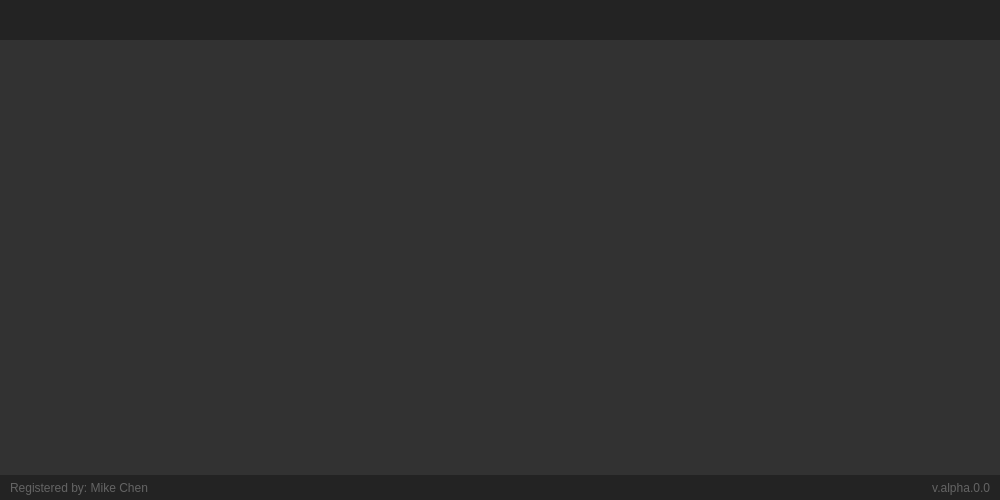
<?xml version="1.0" encoding="UTF-8"?>
<ui version="4.0">
 <class>MainWindow</class>
 <widget class="QMainWindow" name="MainWindow">
  <property name="geometry">
   <rect>
    <x>0</x>
    <y>0</y>
    <width>1000</width>
    <height>500</height>
   </rect>
  </property>
  <property name="minimumSize">
   <size>
    <width>1000</width>
    <height>500</height>
   </size>
  </property>
  <property name="windowTitle">
   <string>MainWindow</string>
  </property>
  <property name="styleSheet">
   <string notr="true">background-color: rgb(50, 50, 50);</string>
  </property>
  <widget class="QWidget" name="centralwidget">
   <layout class="QVBoxLayout" name="verticalLayout">
    <property name="spacing">
     <number>0</number>
    </property>
    <property name="leftMargin">
     <number>0</number>
    </property>
    <property name="topMargin">
     <number>0</number>
    </property>
    <property name="rightMargin">
     <number>0</number>
    </property>
    <property name="bottomMargin">
     <number>0</number>
    </property>
    <item>
     <widget class="QFrame" name="frame_top_bar">
      <property name="minimumSize">
       <size>
        <width>0</width>
        <height>40</height>
       </size>
      </property>
      <property name="maximumSize">
       <size>
        <width>16777215</width>
        <height>40</height>
       </size>
      </property>
      <property name="styleSheet">
       <string notr="true">background-color: rgb(35, 35, 35);</string>
      </property>
      <property name="frameShape">
       <enum>QFrame::NoFrame</enum>
      </property>
      <property name="frameShadow">
       <enum>QFrame::Raised</enum>
      </property>
     </widget>
    </item>
    <item>
     <widget class="QFrame" name="frame_content">
      <property name="frameShape">
       <enum>QFrame::NoFrame</enum>
      </property>
      <property name="frameShadow">
       <enum>QFrame::Raised</enum>
      </property>
     </widget>
    </item>
    <item>
     <widget class="QFrame" name="frame_bottom_bar">
      <property name="minimumSize">
       <size>
        <width>0</width>
        <height>25</height>
       </size>
      </property>
      <property name="maximumSize">
       <size>
        <width>16777215</width>
        <height>25</height>
       </size>
      </property>
      <property name="styleSheet">
       <string notr="true">background-color: rgb(35, 35, 35);</string>
      </property>
      <property name="frameShape">
       <enum>QFrame::NoFrame</enum>
      </property>
      <property name="frameShadow">
       <enum>QFrame::Raised</enum>
      </property>
      <layout class="QHBoxLayout" name="horizontalLayout_2">
       <property name="spacing">
        <number>0</number>
       </property>
       <property name="leftMargin">
        <number>10</number>
       </property>
       <property name="topMargin">
        <number>0</number>
       </property>
       <property name="rightMargin">
        <number>10</number>
       </property>
       <property name="bottomMargin">
        <number>0</number>
       </property>
       <item>
        <widget class="QLabel" name="label_2">
         <property name="font">
          <font>
           <family>Arial</family>
          </font>
         </property>
         <property name="styleSheet">
          <string notr="true">color: rgb(100, 100, 100);</string>
         </property>
         <property name="text">
          <string>Registered by: Mike Chen</string>
         </property>
        </widget>
       </item>
       <item>
        <widget class="QLabel" name="label">
         <property name="minimumSize">
          <size>
           <width>100</width>
           <height>0</height>
          </size>
         </property>
         <property name="maximumSize">
          <size>
           <width>100</width>
           <height>16777215</height>
          </size>
         </property>
         <property name="font">
          <font>
           <family>Arial</family>
          </font>
         </property>
         <property name="styleSheet">
          <string notr="true">color: rgb(100, 100, 100);</string>
         </property>
         <property name="text">
          <string>v.alpha.0.0</string>
         </property>
         <property name="alignment">
          <set>Qt::AlignRight|Qt::AlignTrailing|Qt::AlignVCenter</set>
         </property>
        </widget>
       </item>
      </layout>
     </widget>
    </item>
   </layout>
  </widget>
 </widget>
 <resources>
  <include location="../media/test.qrc"/>
 </resources>
 <connections/>
</ui>
